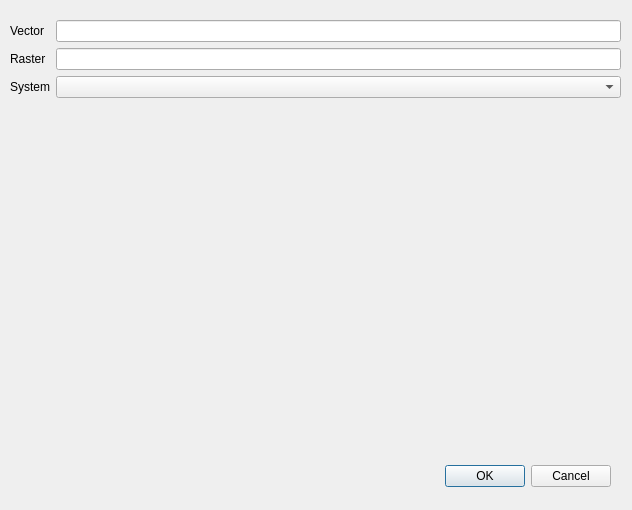
<?xml version="1.0" encoding="UTF-8"?>
<ui version="4.0">
 <class>RaVeN</class>
 <widget class="QDialog" name="RaVeN">
  <property name="geometry">
   <rect>
    <x>0</x>
    <y>0</y>
    <width>632</width>
    <height>510</height>
   </rect>
  </property>
  <property name="windowTitle">
   <string>RaVeN</string>
  </property>
  <widget class="QDialogButtonBox" name="buttonBox">
   <property name="geometry">
    <rect>
     <x>270</x>
     <y>460</y>
     <width>341</width>
     <height>32</height>
    </rect>
   </property>
   <property name="orientation">
    <enum>Qt::Horizontal</enum>
   </property>
   <property name="standardButtons">
    <set>QDialogButtonBox::Cancel|QDialogButtonBox::Ok</set>
   </property>
  </widget>
  <widget class="QWidget" name="formLayoutWidget">
   <property name="geometry">
    <rect>
     <x>10</x>
     <y>20</y>
     <width>611</width>
     <height>421</height>
    </rect>
   </property>
   <layout class="QFormLayout" name="formLayout">
    <item row="0" column="0">
     <widget class="QLabel" name="lbl_vetor">
      <property name="text">
       <string>Vector</string>
      </property>
     </widget>
    </item>
    <item row="0" column="1">
     <widget class="QLineEdit" name="inp_vector"/>
    </item>
    <item row="1" column="0">
     <widget class="QLabel" name="lbl_raster">
      <property name="text">
       <string>Raster</string>
      </property>
     </widget>
    </item>
    <item row="1" column="1">
     <widget class="QLineEdit" name="inp_raster"/>
    </item>
    <item row="2" column="0">
     <widget class="QLabel" name="lbl_system">
      <property name="text">
       <string>System</string>
      </property>
     </widget>
    </item>
    <item row="2" column="1">
     <widget class="QComboBox" name="inp_system"/>
    </item>
   </layout>
  </widget>
 </widget>
 <resources/>
 <connections>
  <connection>
   <sender>buttonBox</sender>
   <signal>accepted()</signal>
   <receiver>RaVeN</receiver>
   <slot>accept()</slot>
   <hints>
    <hint type="sourcelabel">
     <x>248</x>
     <y>254</y>
    </hint>
    <hint type="destinationlabel">
     <x>157</x>
     <y>274</y>
    </hint>
   </hints>
  </connection>
  <connection>
   <sender>buttonBox</sender>
   <signal>rejected()</signal>
   <receiver>RaVeN</receiver>
   <slot>reject()</slot>
   <hints>
    <hint type="sourcelabel">
     <x>316</x>
     <y>260</y>
    </hint>
    <hint type="destinationlabel">
     <x>286</x>
     <y>274</y>
    </hint>
   </hints>
  </connection>
 </connections>
</ui>
